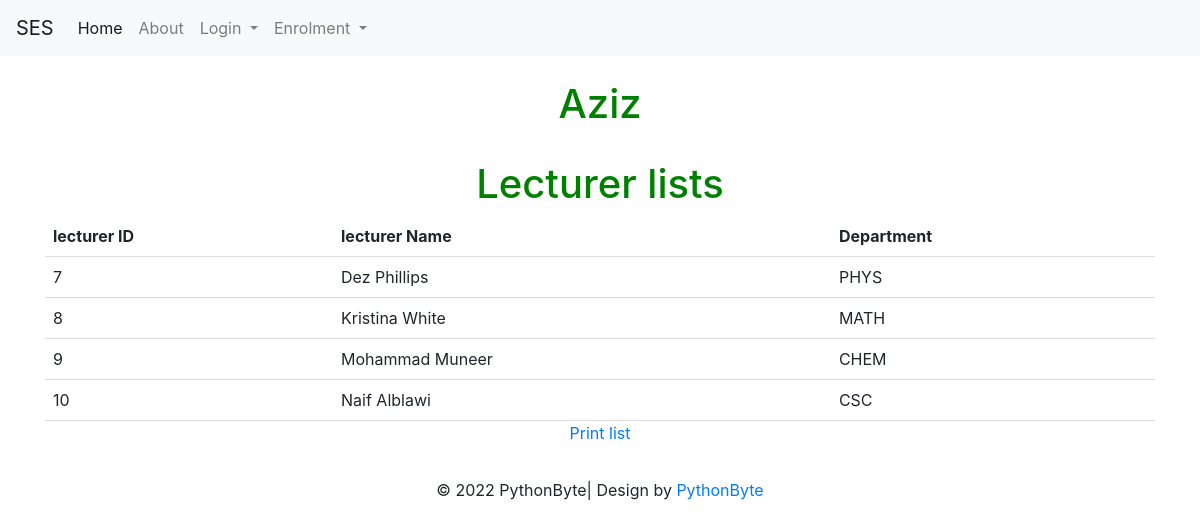
/lec_lists (signed in), run on the app's committed database.
### models.py (models this page shows)
class User(UserMixin, db.Model):
    id = db.Column(db.Integer, primary_key=True)
    email = db.Column(db.String(100), unique=True)
    password = db.Column(db.String(100))
    name = db.Column(db.String(1000))
    dep_id =  db.Column(db.Integer)
    rol_id =  db.Column(db.Integer)

### tables this page shows
CREATE TABLE dep (dep_id INTEGER PRIMARY KEY UNIQUE NOT NULL, dep_name CHAR (10) NOT NULL);

### lec_lists.py (the view)
@lec_lists.route('/lec_lists', methods=['GET', 'POST'])
def lec_listsf():
                user_id = current_user.id
                con = sqlite3.connect("instance/db.sqlite")
                cur = con.cursor()
                cur.execute("SELECT * from lec_lists ")
                data2 = cur.fetchall()
                con.commit()
                con.close()
                return render_template('lec_lists.html',data2=data2, idd = current_user.id,name= current_user.name)

### templates/lec_lists.html (shortened to what this page needs)
{% extends "base.html" %}
{% block content %}
  <h1>{{name}}</h1>
  <h1>Lecturer lists</h1>
  <form method="post" action="/lec_listsf">
    <table id="table_to_highlight" style="width:100%">
        <thead>
          <tr>
            <th>lecturer ID</th>
            <th>lecturer Name</th>
            <th>Department</th>
          </tr>
          </thead>
          <tbody>
           {% for row in data2 %}
                  <tr>
                      <td>{{row[0]}}</td>
                      <td>{{row[1]}}</td>
                      <td>{{row[2]}}</td>
                  </tr>
              {% endfor %}
          </tbody>
      </table>
      <p>
        <a href="{{ url_for('lec_lists.download_report', iddc = current_user.id) }}">Print list</a>
    </p>
</form>
{% endblock %}

### templates/lec_lists.html (style rules this page uses)
body { text-align: center; }
h1 { color: green; }
table { border-collapse: collapse; width: 100%; }
th, td { padding: 8px; text-align: left; border-bottom: 1px solid #ddd; }

### data on the page
User: name "Aziz"
User: id "7", name "Dez Phillips", dep_name "PHYS"
User: id "8", name "Kristina White", dep_name "MATH"
User: id "9", name "Mohammad Muneer", dep_name "CHEM"
User: id "10", name "Naif Alblawi", dep_name "CSC"
